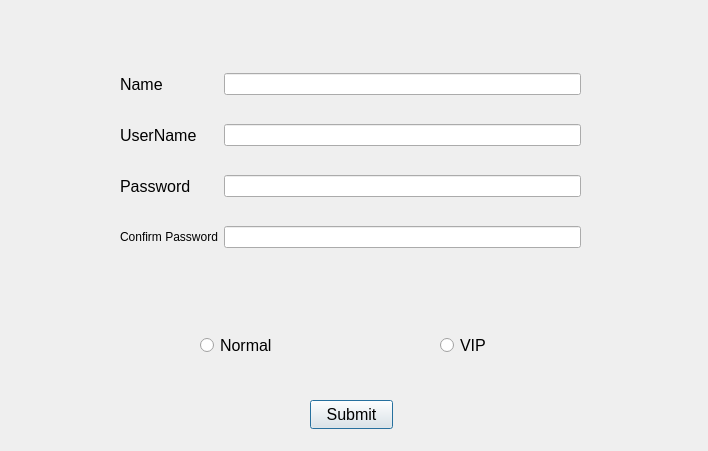
<?xml version="1.0" encoding="UTF-8"?>
<ui version="4.0">
 <class>SignUp</class>
 <widget class="QDialog" name="SignUp">
  <property name="geometry">
   <rect>
    <x>0</x>
    <y>0</y>
    <width>708</width>
    <height>451</height>
   </rect>
  </property>
  <property name="windowTitle">
   <string>Dialog</string>
  </property>
  <widget class="QPushButton" name="pushButton_submit">
   <property name="geometry">
    <rect>
     <x>310</x>
     <y>400</y>
     <width>83</width>
     <height>29</height>
    </rect>
   </property>
   <property name="font">
    <font>
     <pointsize>12</pointsize>
    </font>
   </property>
   <property name="text">
    <string>Submit</string>
   </property>
   <property name="autoDefault">
    <bool>false</bool>
   </property>
   <property name="default">
    <bool>true</bool>
   </property>
   <property name="flat">
    <bool>false</bool>
   </property>
  </widget>
  <widget class="QWidget" name="layoutWidget">
   <property name="geometry">
    <rect>
     <x>120</x>
     <y>50</y>
     <width>461</width>
     <height>221</height>
    </rect>
   </property>
   <layout class="QGridLayout" name="gridLayout">
    <item row="1" column="1">
     <widget class="QLineEdit" name="lineEdit_username"/>
    </item>
    <item row="0" column="0">
     <widget class="QLabel" name="label_Name">
      <property name="font">
       <font>
        <pointsize>12</pointsize>
       </font>
      </property>
      <property name="midLineWidth">
       <number>0</number>
      </property>
      <property name="text">
       <string>Name</string>
      </property>
     </widget>
    </item>
    <item row="2" column="1">
     <widget class="QLineEdit" name="lineEdit_password"/>
    </item>
    <item row="1" column="0">
     <widget class="QLabel" name="label_UserName">
      <property name="font">
       <font>
        <pointsize>12</pointsize>
       </font>
      </property>
      <property name="text">
       <string>UserName</string>
      </property>
     </widget>
    </item>
    <item row="0" column="1">
     <widget class="QLineEdit" name="lineEdit_name"/>
    </item>
    <item row="2" column="0">
     <widget class="QLabel" name="label_Password">
      <property name="font">
       <font>
        <pointsize>12</pointsize>
       </font>
      </property>
      <property name="text">
       <string>Password</string>
      </property>
     </widget>
    </item>
    <item row="3" column="0">
     <widget class="QLabel" name="label">
      <property name="font">
       <font>
        <pointsize>9</pointsize>
       </font>
      </property>
      <property name="text">
       <string>Confirm Password</string>
      </property>
     </widget>
    </item>
    <item row="3" column="1">
     <widget class="QLineEdit" name="lineEdit_confirm_password"/>
    </item>
   </layout>
  </widget>
  <widget class="QWidget" name="layoutWidget">
   <property name="geometry">
    <rect>
     <x>200</x>
     <y>320</y>
     <width>291</width>
     <height>51</height>
    </rect>
   </property>
   <layout class="QHBoxLayout" name="horizontalLayout">
    <item>
     <widget class="QRadioButton" name="radioButton_normal">
      <property name="font">
       <font>
        <pointsize>12</pointsize>
       </font>
      </property>
      <property name="text">
       <string>Normal</string>
      </property>
     </widget>
    </item>
    <item>
     <spacer name="horizontalSpacer">
      <property name="orientation">
       <enum>Qt::Horizontal</enum>
      </property>
      <property name="sizeHint" stdset="0">
       <size>
        <width>40</width>
        <height>20</height>
       </size>
      </property>
     </spacer>
    </item>
    <item>
     <widget class="QRadioButton" name="radioButton_vip">
      <property name="font">
       <font>
        <pointsize>12</pointsize>
       </font>
      </property>
      <property name="text">
       <string>VIP</string>
      </property>
     </widget>
    </item>
   </layout>
  </widget>
  <widget class="QLabel" name="label_errors">
   <property name="geometry">
    <rect>
     <x>180</x>
     <y>280</y>
     <width>331</width>
     <height>21</height>
    </rect>
   </property>
   <property name="styleSheet">
    <string notr="true">fontColor:rgb(255, 0, 0)</string>
   </property>
   <property name="text">
    <string/>
   </property>
  </widget>
 </widget>
 <tabstops>
  <tabstop>lineEdit_name</tabstop>
  <tabstop>lineEdit_username</tabstop>
  <tabstop>lineEdit_password</tabstop>
  <tabstop>lineEdit_confirm_password</tabstop>
  <tabstop>radioButton_normal</tabstop>
  <tabstop>radioButton_vip</tabstop>
  <tabstop>pushButton_submit</tabstop>
 </tabstops>
 <resources/>
 <connections/>
</ui>
